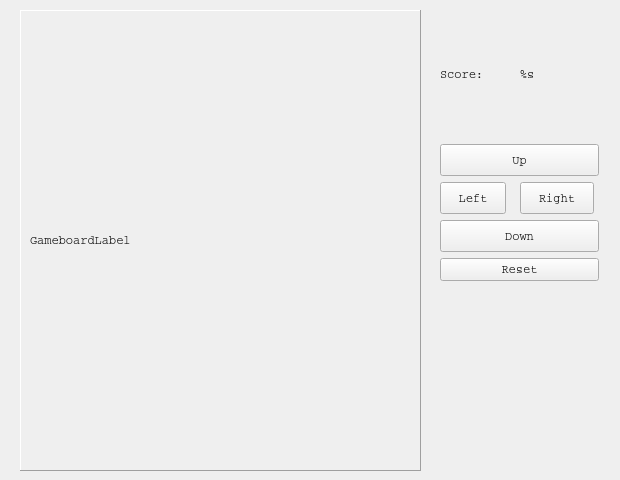
<?xml version="1.0" encoding="UTF-8"?>
<ui version="4.0">
 <class>WormsWindow</class>
 <widget class="QWidget" name="WormsWindow">
  <property name="geometry">
   <rect>
    <x>0</x>
    <y>0</y>
    <width>620</width>
    <height>480</height>
   </rect>
  </property>
  <property name="font">
   <font>
    <family>Courier</family>
   </font>
  </property>
  <property name="windowTitle">
   <string>Form</string>
  </property>
  <widget class="QWidget" name="layoutWidget">
   <property name="geometry">
    <rect>
     <x>440</x>
     <y>10</y>
     <width>159</width>
     <height>271</height>
    </rect>
   </property>
   <layout class="QGridLayout" name="gridLayout_2">
    <item row="4" column="0" colspan="2">
     <widget class="QPushButton" name="resetGame">
      <property name="text">
       <string>Reset</string>
      </property>
     </widget>
    </item>
    <item row="3" column="0" colspan="2">
     <widget class="QPushButton" name="downButton">
      <property name="minimumSize">
       <size>
        <width>159</width>
        <height>32</height>
       </size>
      </property>
      <property name="maximumSize">
       <size>
        <width>159</width>
        <height>32</height>
       </size>
      </property>
      <property name="text">
       <string>Down</string>
      </property>
     </widget>
    </item>
    <item row="1" column="0" colspan="2">
     <widget class="QPushButton" name="upButton">
      <property name="minimumSize">
       <size>
        <width>159</width>
        <height>32</height>
       </size>
      </property>
      <property name="maximumSize">
       <size>
        <width>159</width>
        <height>32</height>
       </size>
      </property>
      <property name="text">
       <string>Up</string>
      </property>
     </widget>
    </item>
    <item row="2" column="0">
     <widget class="QPushButton" name="leftButton">
      <property name="minimumSize">
       <size>
        <width>66</width>
        <height>32</height>
       </size>
      </property>
      <property name="maximumSize">
       <size>
        <width>66</width>
        <height>32</height>
       </size>
      </property>
      <property name="text">
       <string>Left</string>
      </property>
     </widget>
    </item>
    <item row="2" column="1">
     <widget class="QPushButton" name="rightButton">
      <property name="minimumSize">
       <size>
        <width>74</width>
        <height>32</height>
       </size>
      </property>
      <property name="maximumSize">
       <size>
        <width>74</width>
        <height>32</height>
       </size>
      </property>
      <property name="text">
       <string>Right</string>
      </property>
     </widget>
    </item>
    <item row="0" column="0">
     <widget class="QLabel" name="label">
      <property name="text">
       <string>Score:</string>
      </property>
     </widget>
    </item>
    <item row="0" column="1">
     <widget class="QLabel" name="scoreLabel">
      <property name="text">
       <string>%s</string>
      </property>
     </widget>
    </item>
   </layout>
  </widget>
  <widget class="QFrame" name="frame">
   <property name="geometry">
    <rect>
     <x>20</x>
     <y>10</y>
     <width>401</width>
     <height>461</height>
    </rect>
   </property>
   <property name="frameShape">
    <enum>QFrame::Panel</enum>
   </property>
   <property name="frameShadow">
    <enum>QFrame::Raised</enum>
   </property>
   <layout class="QHBoxLayout" name="horizontalLayout">
    <item>
     <widget class="QLabel" name="gameView">
      <property name="font">
       <font>
        <family>Courier</family>
       </font>
      </property>
      <property name="lineWidth">
       <number>2</number>
      </property>
      <property name="text">
       <string>GameboardLabel</string>
      </property>
     </widget>
    </item>
   </layout>
  </widget>
 </widget>
 <resources/>
 <connections/>
</ui>
